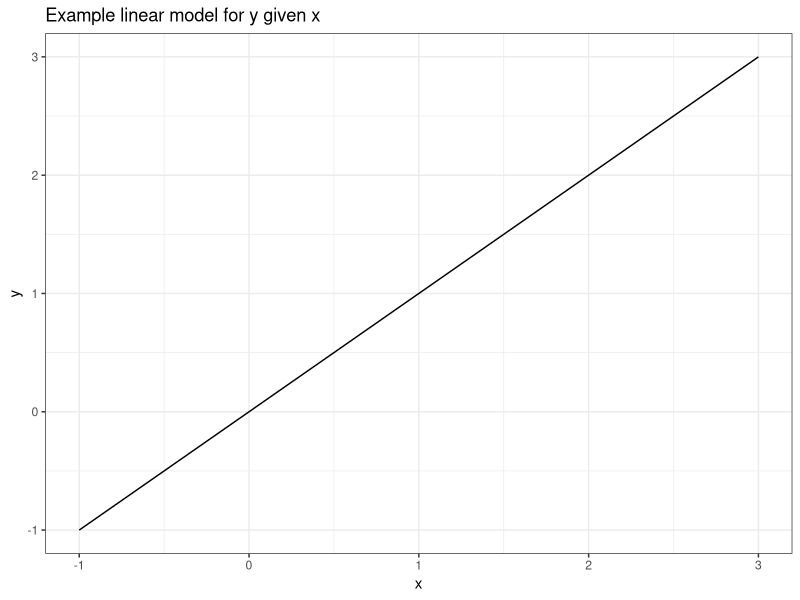
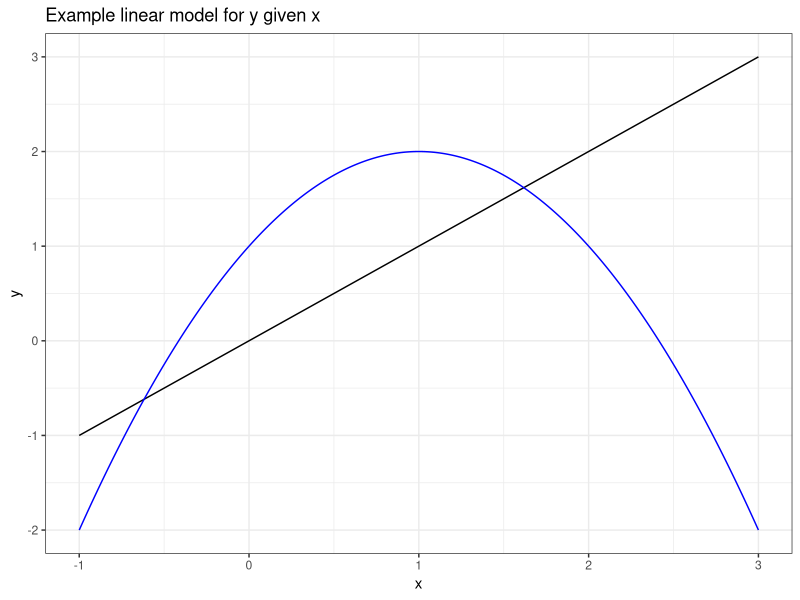
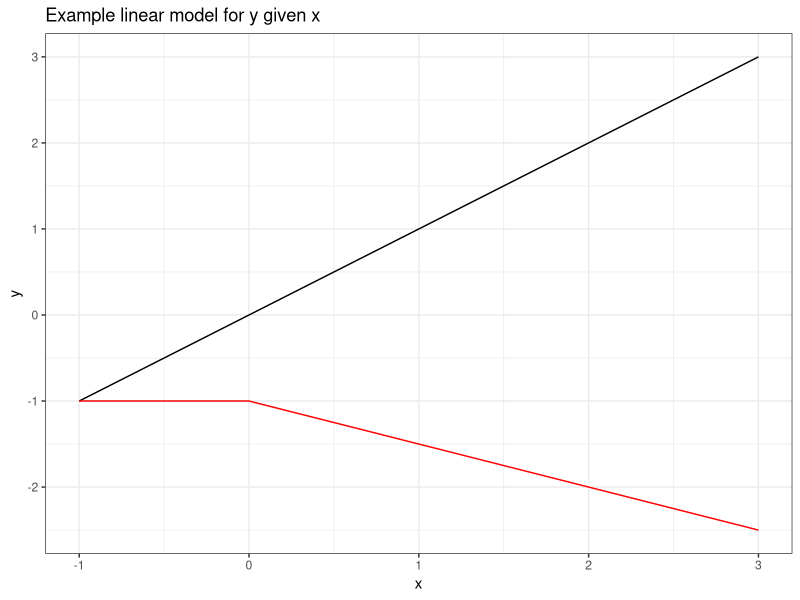
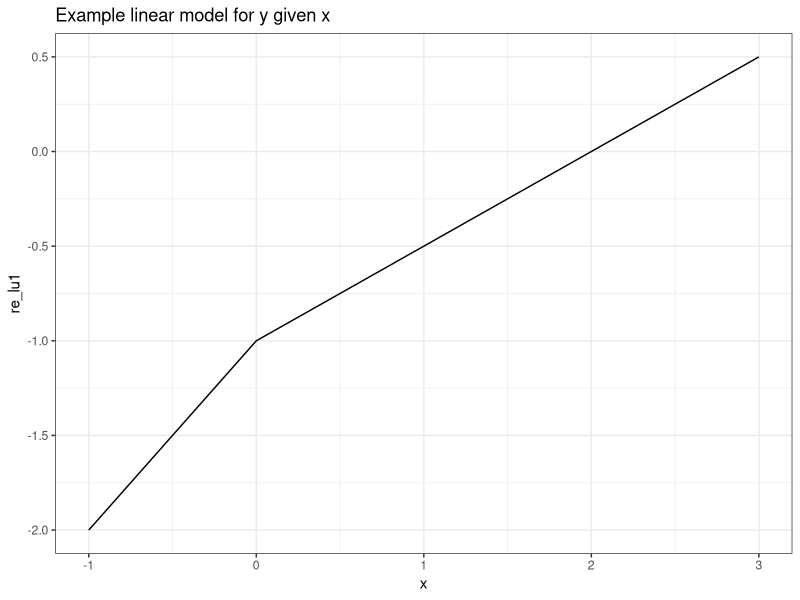
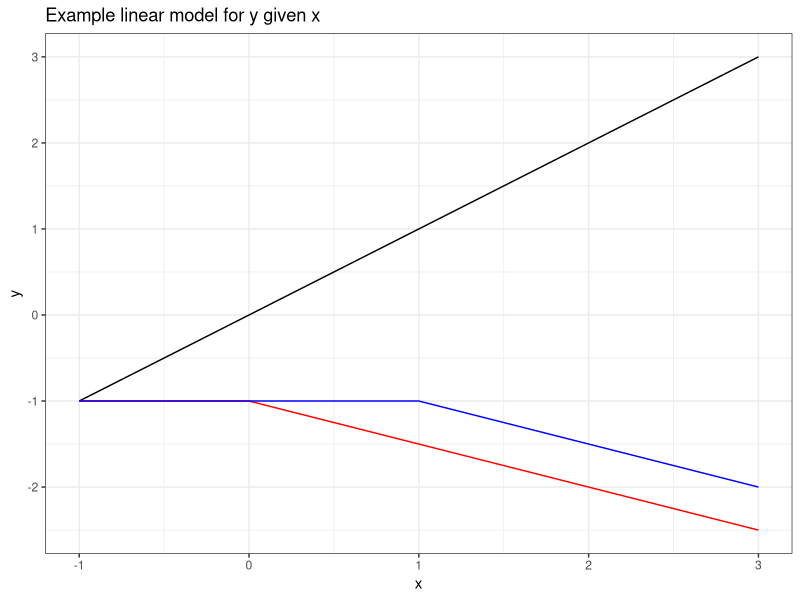
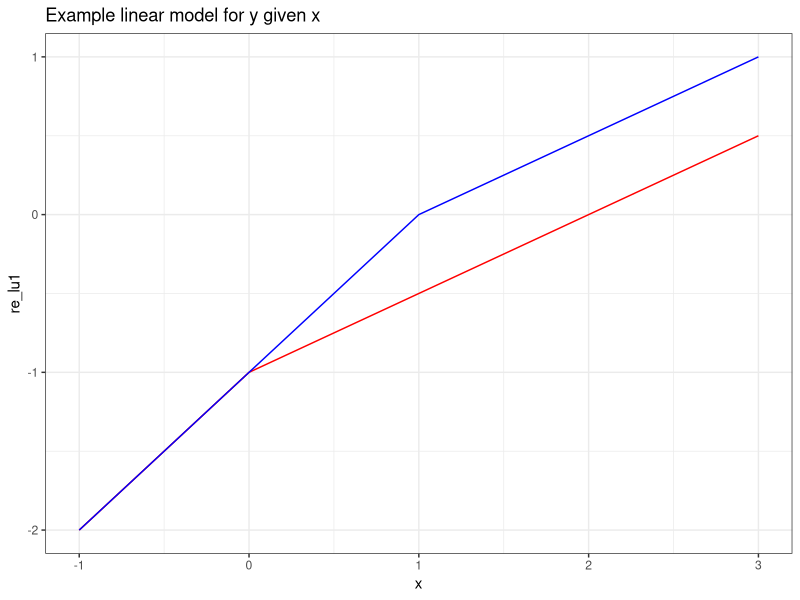

Source code (R) for these figures, in order:
## ---- chunk 1
library(tidyverse)
theme_set(theme_bw())

x <- seq(-2, 2, by = 0.01) + 1
y <- x

gg_line <- ggplot() +
  geom_line(aes(x = x, y = y)) +
  ggtitle("Example linear model for y given x")
gg_line
## ---- chunk 2
gg_line +
  geom_line(aes(x = x, y = (-(x-1)^2+2)), col = "blue")
## ---- chunk 3
gg_line +
  geom_line(aes(x = x, y = -0.5*ifelse(x>0, x, 0) - 1), col = "red")
## ---- chunk 4
re_lu1 <- x - 0.5*ifelse(x>0, x, 0) - 1

ggplot() +
  geom_line(aes(x = x, y = re_lu1)) +
  ggtitle("Example linear model for y given x")
## ---- chunk 5
gg_line +
  geom_line(aes(x = x, y = -0.5*ifelse(x>0, x, 0) - 1), col = "red")+
  geom_line(aes(x = x, y = -0.5*ifelse(x-1>0, x-1, 0) - 1), col = "blue")
## ---- chunk 6
re_lu2 <- x - 0.5*ifelse(x-1>0, x-1, 0) - 1

ggplot() +
  geom_line(aes(x = x, y = re_lu1), col = "red") +
  geom_line(aes(x = x, y = re_lu2), col = "blue") +
  ggtitle("Example linear model for y given x")
